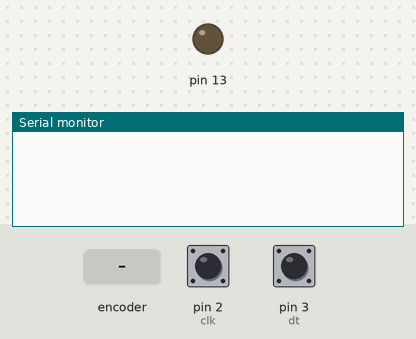
Recording of a sketch running on a simulated Arduino Uno, built with avr-gcc and run on an emulated ATmega328P. Shown: output pins drawn as LEDs (lit = HIGH), the last lines printed to the serial monitor. The test bench sets the inputs (shaded band); at power-on: pin 2 (clk) HIGH, pin 3 (dt) HIGH.

Above: at 1.2 s.
1.3 s: rotary encoder on pin 2 (clk) / pin 3 (dt) turned 1 step (first pin leading)
At 2.4 s:
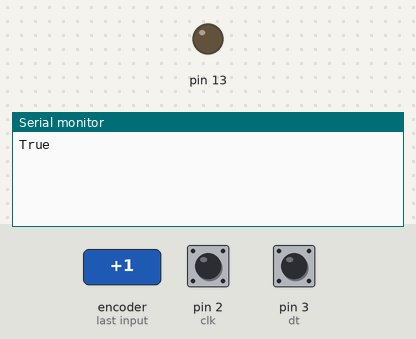
3.0 s: rotary encoder on pin 2 (clk) / pin 3 (dt) turned 2 steps (second pin leading)
At 3.6 s:
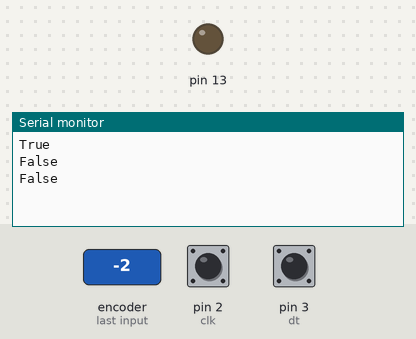

Measured:
- after the input at 1.3 s, the serial monitor: prints a new line at once (image 1)
- after the input at 3.0 s, the serial monitor: prints a new line at once (image 2)

The sketch:

rotary_encoder.ino
```cpp
#define clk 2
#define dt 3

bool stateDT = 0;
bool stateCLK = 0;

void setup() {
pinMode(clk, INPUT);
pinMode(dt, INPUT);
pinMode(13, OUTPUT);
digitalWrite(13, LOW);

Serial.begin(9600);

attachInterrupt(digitalPinToInterrupt(clk), event, FALLING);
}

void loop() {

}

void event(){
  stateDT = digitalRead(dt);
  if(stateDT == HIGH) Serial.println("True");
  if(stateDT == LOW) Serial.println("False");
  delay(20);
}
```
